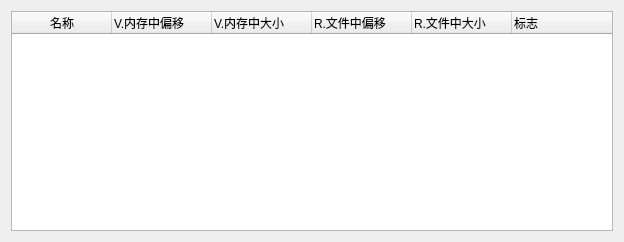
<?xml version="1.0" encoding="UTF-8"?>
<ui version="4.0">
 <class>QSection</class>
 <widget class="QWidget" name="QSection">
  <property name="geometry">
   <rect>
    <x>0</x>
    <y>0</y>
    <width>624</width>
    <height>242</height>
   </rect>
  </property>
  <property name="windowTitle">
   <string>[ Section table (区段表) ]</string>
  </property>
  <layout class="QVBoxLayout" name="verticalLayout">
   <item>
    <widget class="QTreeWidget" name="treeWidget">
     <column>
      <property name="text">
       <string>名称</string>
      </property>
      <property name="textAlignment">
       <set>AlignCenter</set>
      </property>
     </column>
     <column>
      <property name="text">
       <string>V.内存中偏移</string>
      </property>
     </column>
     <column>
      <property name="text">
       <string>V.内存中大小</string>
      </property>
     </column>
     <column>
      <property name="text">
       <string>R.文件中偏移</string>
      </property>
     </column>
     <column>
      <property name="text">
       <string>R.文件中大小</string>
      </property>
     </column>
     <column>
      <property name="text">
       <string>标志</string>
      </property>
     </column>
    </widget>
   </item>
  </layout>
 </widget>
 <layoutdefault spacing="6" margin="11"/>
 <resources/>
 <connections/>
</ui>
